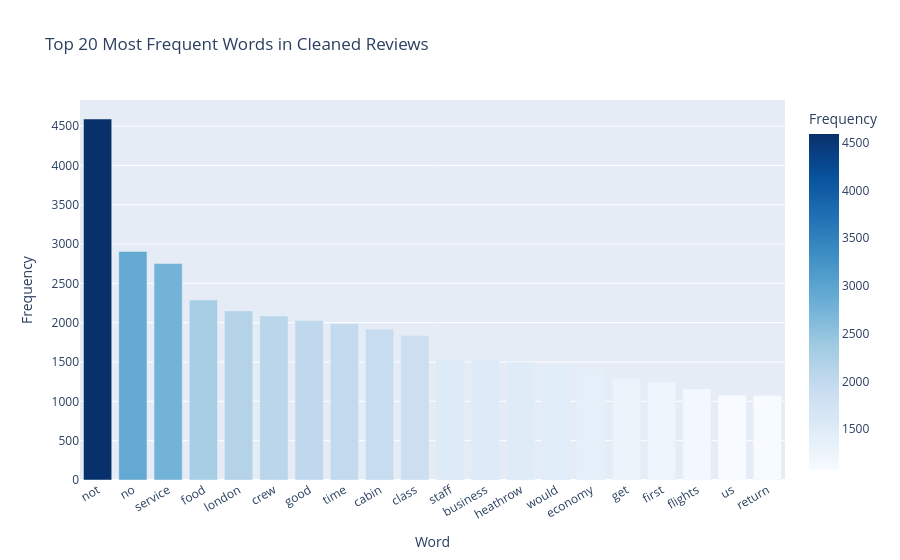

Here is the notebook cell this chart was saved with:
### Code cell
# ── Bar chart: top 20 most frequent words ────────────────────────────────────
top_n = 20
top_words = word_freq_df.head(top_n)

fig = px.bar(
    top_words,
    x="word",
    y="frequency",
    color="frequency",
    color_continuous_scale="Blues",
    title=f"Top {top_n} Most Frequent Words in Cleaned Reviews",
    labels={"word": "Word", "frequency": "Frequency"},
)
fig.update_layout(xaxis_tickangle=-30)
fig.show()

### Figure 1 — Plotly figure (JSON) as saved in the notebook; plotly's stock layout.template omitted (floating-point values rounded to 4 significant figures)
{"data": [{"alignmentgroup": "True", "hovertemplate": "Word=%{x}<br>Frequency=%{marker.color}<extra></extra>", "legendgroup": "", "marker": {"color": [4590, 2905, 2753, 2288, 2150, 2086, 2028, 1986, 1919, 1836, 1539, 1529, 1498, 1463, 1402, 1289, 1246, 1156, 1078, 1073], "coloraxis": "coloraxis", "pattern": {"shape": ""}}, "name": "", "offsetgroup": "", "orientation": "v", "showlegend": false, "textposition": "auto", "type": "bar", "x": ["not", "no", "service", "food", "london", "crew", "good", "time", "cabin", "class", "staff", "business", "heathrow", "would", "economy", "get", "first", "flights", "us", "return"], "xaxis": "x", "y": [4590, 2905, 2753, 2288, 2150, 2086, 2028, 1986, 1919, 1836, 1539, 1529, 1498, 1463, 1402, 1289, 1246, 1156, 1078, 1073], "yaxis": "y"}], "layout": {"barmode": "relative", "coloraxis": {"colorbar": {"title": {"text": "Frequency"}}, "colorscale": [[0, "rgb(247,251,255)"], [0.125, "rgb(222,235,247)"], [0.25, "rgb(198,219,239)"], [0.375, "rgb(158,202,225)"], [0.5, "rgb(107,174,214)"], [0.625, "rgb(66,146,198)"], [0.75, "rgb(33,113,181)"], [0.875, "rgb(8,81,156)"], [1, "rgb(8,48,107)"]]}, "legend": {"tracegroupgap": 0}, "title": {"text": "Top 20 Most Frequent Words in Cleaned Reviews"}, "xaxis": {"anchor": "y", "domain": [0, 1], "tickangle": -30, "title": {"text": "Word"}}, "yaxis": {"anchor": "x", "domain": [0, 1], "title": {"text": "Frequency"}}}}
